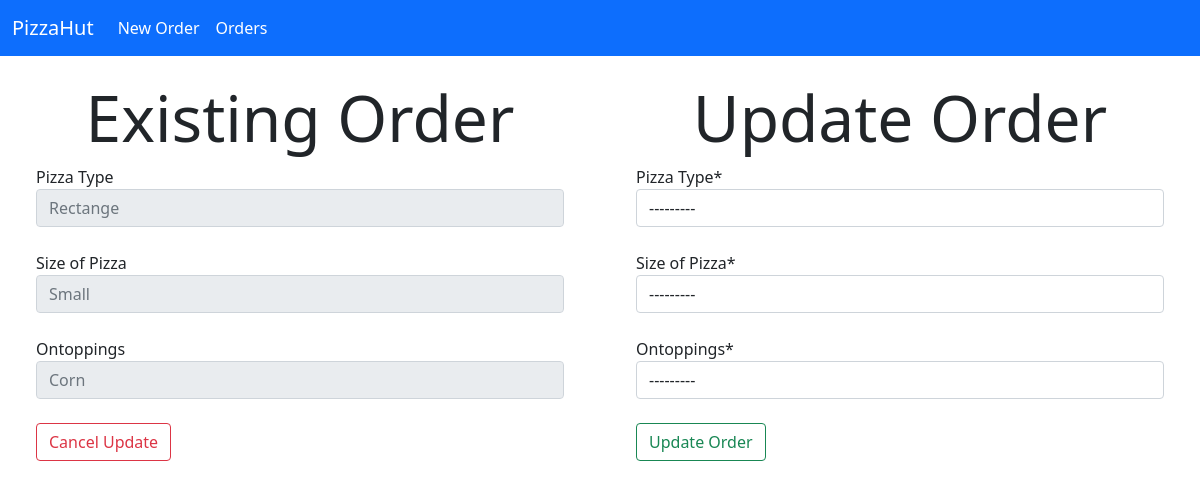
Screenshot of /update/2 with the database file from the repository.
### pizzastorings/models.py (models this page shows)
class Pizza(models.Model):
    types = (
        ('Rectange', 'Rectangle'),
        ('Square', 'Square')
    )
    toppings =(
        ('Onion', 'Onion'),
        ('Tomato', 'Tomato'),
        ('Corn', 'Corn'),
        ('Capsicum', 'Capsicum'),
        ('Cheese', 'Cheese'),
        ('Jalapeno', 'Jalapeno')
    )
    sizes = (
        ('Small', 'Small'),
        ('Medium', 'Medium'),
        ('Large', 'Large')
    )
    pizzatype = models.CharField(max_length=10, choices=types, verbose_name="Pizza Type")
    pizzasize = models.CharField(max_length=10, choices=sizes, verbose_name="Size of Pizza")
    ontoppings = MultiSelectField(choices=toppings)

### pizzastorings/views.py (the view)
# urls.py: path('update/<int:id>', update, name="update"),
def update(request, id):
    if request.method == 'POST':
        obj = get_object_or_404(Pizza, id=id)
        form = PizzaForm(request.POST or None, instance= obj)
        if form.is_valid():
            obj = form.save(commit=False)
            obj.save()
            return redirect(successupdate)
        else:
            return HttpResponse("Not stored")
    else:
        form = PizzaForm()
        data = Pizza.objects.filter(id=id)
        return render(request, 'update.html', {'data':data, 'form':form})

### pizzastorings/forms.py
class PizzaForm(ModelForm):
    class Meta:
        model = Pizza
        fields = ['pizzatype', 'pizzasize', 'ontoppings']

### pizzastorings/templates/update.html (shortened to what this page needs)
{% load crispy_forms_tags %}
<html lang="en">
  <head>
    <link
      href="https://cdn.jsdelivr.net/npm/bootstrap@5.0.2/dist/css/bootstrap.min.css"
      rel="stylesheet"
    />
  </head>
  <body>
    <nav class="navbar navbar-expand-lg navbar navbar-dark bg-primary">
      <div class="container-fluid">
        <a class="navbar-brand mb-0 h1" href="#">PizzaHut</a>
        <div class="collapse navbar-collapse" id="navbarNav">
          <ul class="navbar-nav">
            <li class="nav-item">
              <a
                class="nav-link active"
                aria-current="page"
                href="{% url 'index' %}"
                >New Order</a
              >
            </li>
            <li class="nav-item">
              <a
                class="nav-link active"
                aria-current="page"
                href="{% url 'display' %}"
                >Orders</a
              >
            </li>
          </ul>
        </div>
      </div>
    </nav>
    <br />
    <div class="container-fluid">
      <div class="row">
        <div class="col-lg-6">
          <center><h1 class="display-3">Existing Order</h1></center>
          {% csrf_token %} {% for d in data %} {% csrf_token %}
          <section class="section">
            <div class="container">
              <div class="columns">
                <div class="column is-half is-offset-one-quarter">
                  <div class="field">
                    <label for="exampleInputEmail1">Pizza Type</label>
                    <input type="email" class="form-control"  aria-describedby="emailHelp" placeholder="{{ d.pizzatype }}" disabled>
                  </div>
                  <br />
                  <div class="field">
                    <label for="exampleInputEmail1">Size of Pizza</label>
                    <input type="email" class="form-control"  aria-describedby="emailHelp" placeholder="{{ d.pizzasize }}" disabled>
                  </div>
                  <br />
                  <div class="field">
                    <label for="exampleInputEmail1">Ontoppings</label>
                    <input type="email" class="form-control" id="exampleInputEmail1" aria-describedby="emailHelp" placeholder="{{ d.ontoppings }}" disabled>
                  </div>
                </div>
              </div>
              <br>
              <a href="{% url 'cancelupdate' %}"><input type="submit" value="Cancel Update" class="btn btn-outline-danger"/></a>
            </div>
          </section>
          {% endfor %}
        </div>
        <div class="col-lg-6">
          <center><h1 class="display-3">Update Order</h1></center>
          <form method="POST">
            <section class="section">
              <div class="container">
                <div class="columns">
                  <div class="column is-half is-offset-one-quarter">
                    <div class="field">
                      <div class="control">
                        {{ form.pizzatype|as_crispy_field }}
                      </div>
                    </div>
                    <br />
                    <div class="field">
                      <div class="control">
                        {{ form.pizzasize|as_crispy_field }}
                      </div>
                    </div>
                    <br />
                    <div class="field">
                      <div class="control">
                        {{ form.ontoppings|as_crispy_field }}
                      </div>
                    </div>
                  </div>
                </div>
                <br />
                <input type="submit" value="Update Order" class="btn btn-outline-success" />
              </div>
            </section>
          </form>
        </div>
      </div>
    </div>
  </body>
</html>

### rows the page displays
Pizza: pizzatype "Rectange", pizzasize "Small", ontoppings "Corn"
